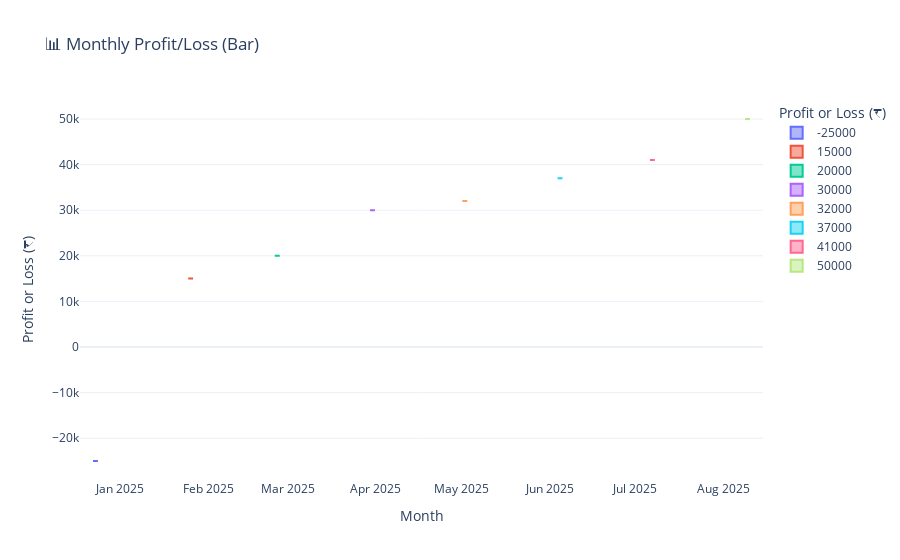

Write notebook code for a chart like this one.
### Code cell
fig = px.box(
    df,
    x="Month",
    y="Profit/Loss",
    title="📊 Monthly Profit/Loss (Bar)",
    color="Profit/Loss",
    # color_continuous_scale="RdYlGn",
    labels={"Profit/Loss": "Profit or Loss (₹)"}
)
fig.update_layout(template="plotly_white")
fig.show()

### Figure 1 — Plotly figure (JSON) as saved in the notebook; plotly's stock layout.template omitted (floating-point values rounded to 4 significant figures)
{"data": [{"alignmentgroup": "True", "hovertemplate": "Profit or Loss (₹)=%{y}<br>Month=%{x}<extra></extra>", "legendgroup": "-25000", "marker": {"color": "#636efa"}, "name": "-25000", "notched": false, "offsetgroup": "-25000", "orientation": "v", "showlegend": true, "type": "box", "x": ["2025-01-01T00:00:00"], "x0": " ", "xaxis": "x", "y": [-25000], "y0": " ", "yaxis": "y"}, {"alignmentgroup": "True", "hovertemplate": "Profit or Loss (₹)=%{y}<br>Month=%{x}<extra></extra>", "legendgroup": "15000", "marker": {"color": "#EF553B"}, "name": "15000", "notched": false, "offsetgroup": "15000", "orientation": "v", "showlegend": true, "type": "box", "x": ["2025-02-01T00:00:00"], "x0": " ", "xaxis": "x", "y": [15000], "y0": " ", "yaxis": "y"}, {"alignmentgroup": "True", "hovertemplate": "Profit or Loss (₹)=%{y}<br>Month=%{x}<extra></extra>", "legendgroup": "20000", "marker": {"color": "#00cc96"}, "name": "20000", "notched": false, "offsetgroup": "20000", "orientation": "v", "showlegend": true, "type": "box", "x": ["2025-03-01T00:00:00"], "x0": " ", "xaxis": "x", "y": [20000], "y0": " ", "yaxis": "y"}, {"alignmentgroup": "True", "hovertemplate": "Profit or Loss (₹)=%{y}<br>Month=%{x}<extra></extra>", "legendgroup": "30000", "marker": {"color": "#ab63fa"}, "name": "30000", "notched": false, "offsetgroup": "30000", "orientation": "v", "showlegend": true, "type": "box", "x": ["2025-04-01T00:00:00"], "x0": " ", "xaxis": "x", "y": [30000], "y0": " ", "yaxis": "y"}, {"alignmentgroup": "True", "hovertemplate": "Profit or Loss (₹)=%{y}<br>Month=%{x}<extra></extra>", "legendgroup": "32000", "marker": {"color": "#FFA15A"}, "name": "32000", "notched": false, "offsetgroup": "32000", "orientation": "v", "showlegend": true, "type": "box", "x": ["2025-05-01T00:00:00"], "x0": " ", "xaxis": "x", "y": [32000], "y0": " ", "yaxis": "y"}, {"alignmentgroup": "True", "hovertemplate": "Profit or Loss (₹)=%{y}<br>Month=%{x}<extra></extra>", "legendgroup": "37000", "marker": {"color": "#19d3f3"}, "name": "37000", "notched": false, "offsetgroup": "37000", "orientation": "v", "showlegend": true, "type": "box", "x": ["2025-06-01T00:00:00"], "x0": " ", "xaxis": "x", "y": [37000], "y0": " ", "yaxis": "y"}, {"alignmentgroup": "True", "hovertemplate": "Profit or Loss (₹)=%{y}<br>Month=%{x}<extra></extra>", "legendgroup": "41000", "marker": {"color": "#FF6692"}, "name": "41000", "notched": false, "offsetgroup": "41000", "orientation": "v", "showlegend": true, "type": "box", "x": ["2025-07-01T00:00:00"], "x0": " ", "xaxis": "x", "y": [41000], "y0": " ", "yaxis": "y"}, {"alignmentgroup": "True", "hovertemplate": "Profit or Loss (₹)=%{y}<br>Month=%{x}<extra></extra>", "legendgroup": "50000", "marker": {"color": "#B6E880"}, "name": "50000", "notched": false, "offsetgroup": "50000", "orientation": "v", "showlegend": true, "type": "box", "x": ["2025-08-01T00:00:00"], "x0": " ", "xaxis": "x", "y": [50000], "y0": " ", "yaxis": "y"}], "layout": {"boxmode": "group", "legend": {"title": {"text": "Profit or Loss (₹)"}, "tracegroupgap": 0}, "title": {"text": "📊 Monthly Profit/Loss (Bar)"}, "xaxis": {"anchor": "y", "domain": [0, 1], "title": {"text": "Month"}}, "yaxis": {"anchor": "x", "categoryarray": [50000, 41000, 37000, 32000, 30000, 20000, 15000, -25000], "categoryorder": "array", "domain": [0, 1], "title": {"text": "Profit or Loss (₹)"}}}}
